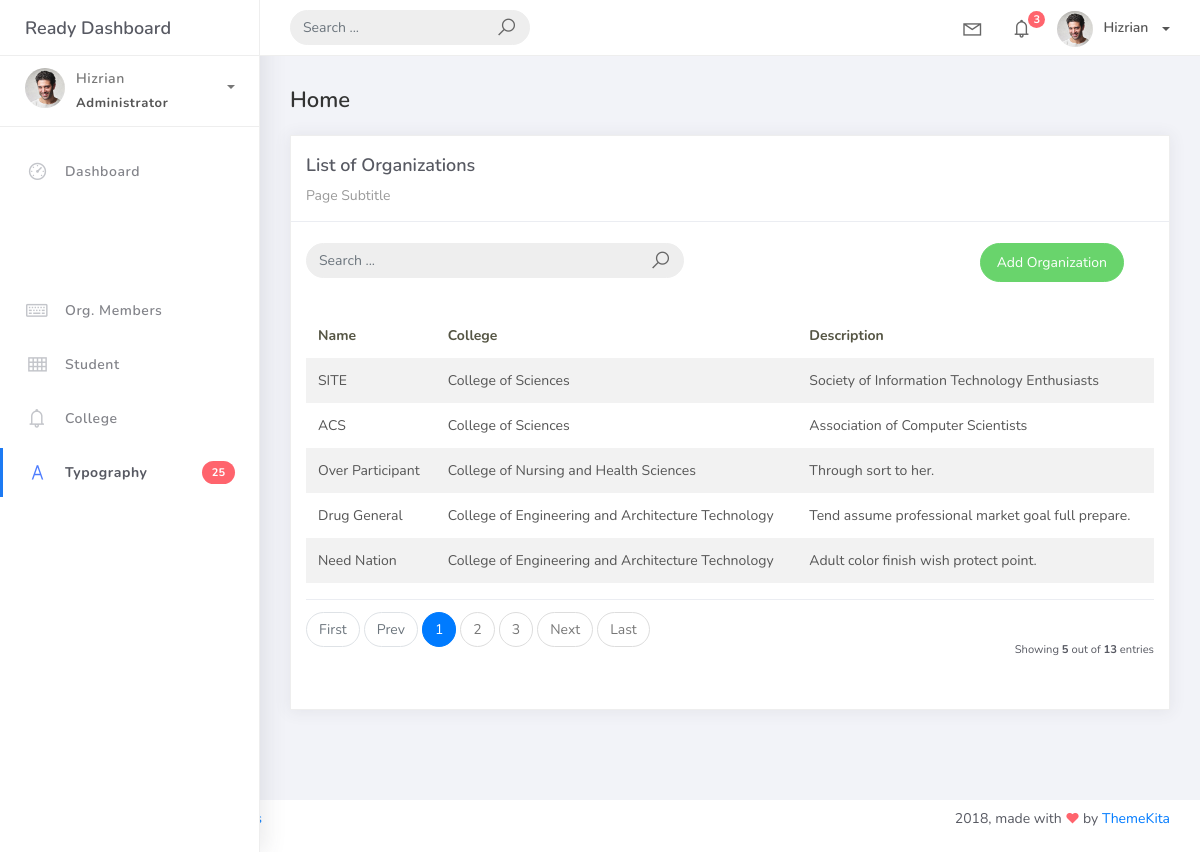
Screenshot of /organization_list with the database file from the repository.
### studentorg/models.py (models this page shows, shortened)
class BaseModel(models.Model):
    created_at = models.DateTimeField(auto_now_add=True, db_index=True)
    updated_at = models.DateTimeField(auto_now=True)
    class Meta:
        abstract = True

class Organization(BaseModel):
    name = models.CharField(max_length=250)
    college = models.ForeignKey(College, null=True, blank=True, on_delete=models.CASCADE)
    description = models.CharField(max_length=500)

class College(BaseModel):
    college_name = models.CharField(max_length=150)
    def __str__(self):
        return self.college_name

### studentorg/views.py (the view)
# urls.py: path('organization_list', OrganizationList.as_view(), name='organization-list'),
class OrganizationList(ListView):
     model = Organization
     context_object_name = 'organization'
     template_name = 'org_list.html'
     paginate_by = 5

### templates/org_list.html
{% extends 'base.html' %} {% load static %} {% block content %}
 <div class="content">
   <div class="container-fluid">
     <h4 class="page-title">Home</h4>
     <div class="row">
       <div class="col-md-12">
         <div class="card">
           <div class="card-header">
             <div class="card-title">List of Organizations</div>
             <div class="card-category">Page Subtitle</div>
           </div>
           <br />
                  <div class="col-md-12 row">
                    <div class="col-md-6">
                    <form class="navbar-left navbar-form nav-search mr-md-3" action="">
                            <div class="input-group">
                              <input type="text" placeholder="Search ..." class="form-control" />
                              <div class="input-group-append">
                              <span class="input-group-text">
                              <i class="la la-search search-icon"></i>
                              </span>
                              </div>
                            </div>
                            </form>
                          </div>
                          <div class="col-md-6">
                            <div class="pull-right">
                      <a href="{% url 'organization-add' %}" class="btn btn-success btn-rounded">Add
                  Organization</a>
                            </div>
                    </div>
                  </div>
           <div class="card-body">
             <table class="table table-striped mt-3">
               <thead>
                 <tr>
                   <th scope="col">Name</th>
                   <th scope="col">College</th>
                   <th scope="col">Description</th>
                 </tr>
               </thead>
               <tbody>
                 {% for object in object_list %}
                 <tr>
                   <td>{{ object.name }}</td>
                   <td>{{ object.college }}</td>
                   <td>{{ object.description }}</td>
                 </tr>
                 {% endfor %}
               </tbody>
             </table>
             {% include 'includes/pagination.html' %}
           </div>
         </div>
       </div>
     </div>
   </div>
 </div>
 {% endblock %}

### templates/base.html (shortened to what this page needs)
{% load static %}
<!DOCTYPE html>
<html>
<head>
	<link rel="stylesheet" href="{% static 'css/bootstrap.min.css' %}">
	<link rel="stylesheet" href="{% static 'css/ready.css' %}">
	<link rel="stylesheet" href="{% static 'css/demo.css' %}">
</head>
<body>
	<div class="wrapper">
		<div class="main-header">
			<div class="logo-header">
				<a href="index.html" class="logo">
					Ready Dashboard
				</a>
			</div>
			<nav class="navbar navbar-header navbar-expand-lg">
				<div class="container-fluid">
					<form class="navbar-left navbar-form nav-search mr-md-3" action="">
						<div class="input-group">
							<input type="text" placeholder="Search ..." class="form-control">
							<div class="input-group-append">
								<span class="input-group-text">
									<i class="la la-search search-icon"></i>
								</span>
							</div>
						</div>
					</form>
					<ul class="navbar-nav topbar-nav ml-md-auto align-items-center">
						<li class="nav-item dropdown hidden-caret">
							<a class="nav-link dropdown-toggle" href="#" id="navbarDropdown" role="button" data-toggle="dropdown" aria-haspopup="true" aria-expanded="false">
								<i class="la la-envelope"></i>
							</a>
						</li>
						<li class="nav-item dropdown hidden-caret">
							<a class="nav-link dropdown-toggle" href="#" id="navbarDropdown" role="button" data-toggle="dropdown" aria-haspopup="true" aria-expanded="false">
								<i class="la la-bell"></i>
								<span class="notification">3</span>
							</a>
						</li>
						<li class="nav-item dropdown">
							<a class="dropdown-toggle profile-pic" data-toggle="dropdown" href="#" aria-expanded="false"> <img src="{% static 'img/profile.jpg' %}" alt="user-img" width="36" class="img-circle"><span >Hizrian</span></span> </a>
							</li>
						</ul>
					</div>
				</nav>
			</div>
			<div class="sidebar">
				<div class="scrollbar-inner sidebar-wrapper">
					<div class="user">
						<div class="photo">
							<img src="{% static 'img/profile.jpg' %}">
						</div>
						<div class="info">
							<a class="" data-toggle="collapse" href="#collapseExample" aria-expanded="true">
								<span>
									Hizrian
									<span class="user-level">Administrator</span>
									<span class="caret"></span>
								</span>
							</a>
						</div>
					</div>
					<ul class="nav">
						<li class="nav-item">
							<a href="index.html">
								<i class="la la-dashboard"></i>
								<p>Dashboard</p>
							</a>
						</li>
						<li class="nav-item">
							<a href="{% url 'organization-list' %}"></a>
								<i class="la la-table"></i>
								<p>Organization</p>
						</li>
						<li class="nav-item">
							<a href="forms.html">
								<i class="la la-keyboard-o"></i>
								<p>Org. Members</p>
							</a>
						</li>
						<li class="nav-item">
							<a href="tables.html">
								<i class="la la-th"></i>
								<p>Student</p>
							</a>
						</li>
						<li class="nav-item">
							<a href="notifications.html">
								<i class="la la-bell"></i>
								<p>College</p>
							</a>
						</li>
						<li class="nav-item active">
							<a href="typography.html">
								<i class="la la-font"></i>
								<p>Typography</p>
								<span class="badge badge-danger">25</span>
							</a>
						</li>
					</ul>
				</div>
			</div>
			<div class="main-panel">
						{% block content %}
						{% endblock %}
				</div>
				<footer class="footer">
					<div class="container-fluid">
						<nav class="pull-left">
							<ul class="nav">
								<li class="nav-item">
									<a class="nav-link" href="http://www.themekita.com">
									</a>
								</li>
								<li class="nav-item">
									<a class="nav-link" href="#">
									</a>
								</li>
								<li class="nav-item">
									<a class="nav-link" href="https://themewagon.com/license/#free-item">
									</a>
								</li>
							</ul>
						</nav>
						<div class="copyright ml-auto">
							2018, made with <i class="la la-heart heart text-danger"></i> by <a href="http://www.themekita.com">ThemeKita</a>
						</div>
					</div>
				</footer>
			</div>
</body>
</html>

### templates/includes/pagination.html (shortened to what this page needs)
{% if is_paginated %}
<div class="card-footer px-0 border-0 d-flex flex-column flex-lg-row align-items-center justify-content-between mt-3">
  <nav aria-label="Topics pagination" class="mb-4">
    <ul class="pagination">
      {% if page_obj.number > 1 %}
      <li class="page-item">
        <a class="page-link" href="?page=1">First</a>
      </li>
      {% else %}
      <li class="page-item disabled">
        <span class="page-link">First</span>
      </li>
      {% endif %} {% if page_obj.has_previous %}
      <li class="page-item">
        <a class="page-link" href="?page={{ page_obj.previous_page_number }}">Prev</a>
      </li>
      {% else %}
      <li class="page-item disabled">
        <span class="page-link">Prev</span>
      </li>
      {% endif %} {% for page_num in paginator.page_range %} {% if page_obj.number == page_num %}
      <li class="page-item active">
        <span class="page-link">
          {{ page_num }}
        </span>
      </li>
      {% elif page_num > page_obj.number|add:'-3' and page_num < page_obj.number|add:'3' %}
      <li class="page-item">
        <a class="page-link" href="?page={{ page_num }}">{{ page_num }}</a>
      </li>
      {% endif %} {% endfor %} {% if page_obj.has_next %}
      <li class="page-item">
        <a class="page-link" href="?page={{ page_obj.next_page_number }}">Next</a>
      </li>
      {% else %}
      <li class="page-item disabled">
        <span class="page-link">Next</span>
      </li>
      {% endif %} {% if page_obj.number != paginator.num_pages %}
      <li class="page-item">
        <a class="page-link" href="?page={{ paginator.num_pages }}">Last</a>
      </li>
      {% else %}
      <li class="page-item disabled">
        <span class="page-link">Last</span>
      </li>
      {% endif %}
    </ul>
  </nav>
  <div class="fw-normal small mt-4 mt-lg-0">Showing <b>{{object_list.count}}</b> out of
<b>{{paginator.count}}</b> entries</div>
</div>
{% endif %}

### rows the page displays
Organization: name "SITE", college "College of Sciences", description "Society of Information Technology Enthusiasts"
Organization: name "ACS", college "College of Sciences", description "Association of Computer Scientists"
Organization: name "Over Participant", college "College of Nursing and Health Sciences", description "Through sort to her."
Organization: name "Drug General", college "College of Engineering and Architecture Technology", description "Tend assume professional market goal full prepare."
Organization: name "Need Nation", college "College of Engineering and Architecture Technology", description "Adult color finish wish protect point."

### other values shown
{{ page_num }} "1"
{{ page_num }} "2" "3"
{{ object_list.count }} "5"
{{ paginator.count }} "13"
